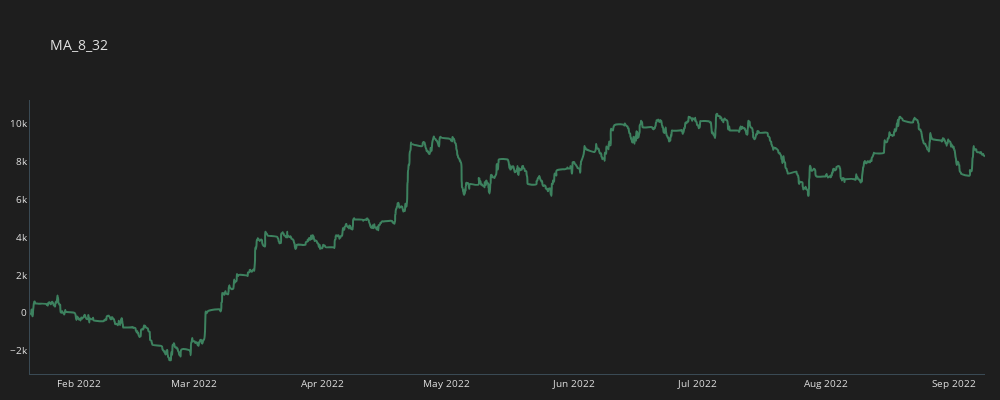
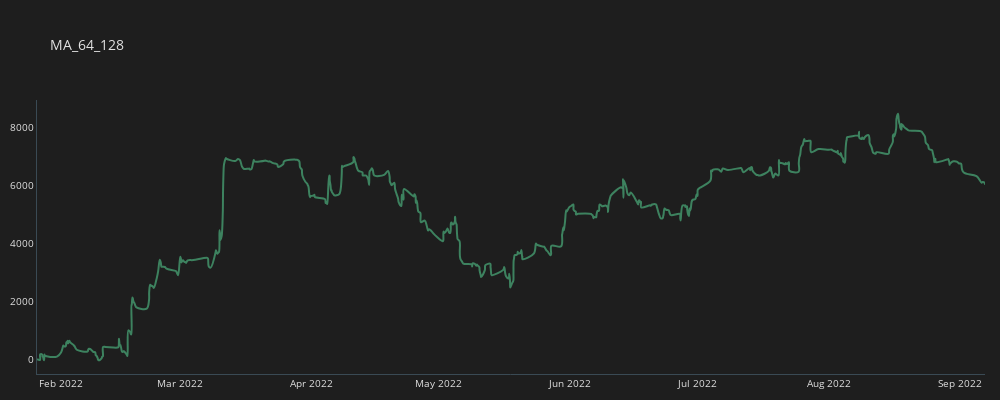
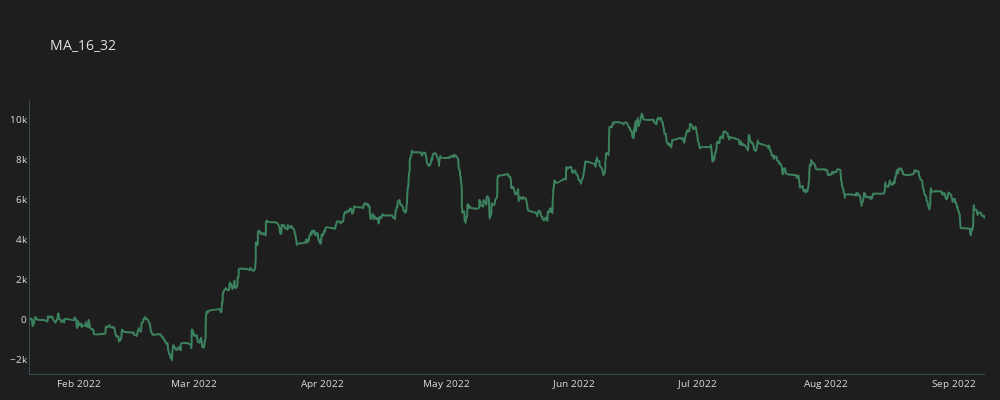

The code cell stored with these charts, in order, in its notebook:
### Code cell
for c in crosses:   
    temp_df = all_trades[(all_trades.CROSS==c)].copy()    
    temp_df = temp_df.groupby(by="time", as_index=False).sum()
    temp_df['CUM_GAIN'] = temp_df.GAIN.cumsum()
    plot_line(temp_df, c)

### Figure 1 — Plotly figure (JSON) as saved in the notebook; plotly's stock layout.template omitted (floating-point values rounded to 4 significant figures; data arrays with more than 128 entries replaced by an {"elided": "..."} marker saying what was removed)
{"data": [{"line": {"color": "#3d825f", "shape": "spline", "width": 2}, "mode": "lines", "name": "MA_8_32", "type": "scatter", "x": {"elided": "2037 str values"}, "y": {"elided": "2037 float values"}}], "layout": {"font": {"color": "#e1e1e1", "size": 10}, "height": 400, "margin": {"b": 10, "l": 15, "r": 15}, "paper_bgcolor": "#1e1e1e", "plot_bgcolor": "#1e1e1e", "title": {"text": "MA_8_32"}, "width": 1000, "xaxis": {"linecolor": "#3a4a54", "linewidth": 1, "showgrid": false, "zeroline": false}, "yaxis": {"linecolor": "#3a4a54", "linewidth": 1, "showgrid": false, "zeroline": false}}}

### Figure 2 — Plotly figure (JSON) as saved in the notebook; plotly's stock layout.template omitted (floating-point values rounded to 4 significant figures; data arrays with more than 128 entries replaced by an {"elided": "..."} marker saying what was removed)
{"data": [{"line": {"color": "#3d825f", "shape": "spline", "width": 2}, "mode": "lines", "name": "MA_64_128", "type": "scatter", "x": {"elided": "583 str values"}, "y": {"elided": "583 float values"}}], "layout": {"font": {"color": "#e1e1e1", "size": 10}, "height": 400, "margin": {"b": 10, "l": 15, "r": 15}, "paper_bgcolor": "#1e1e1e", "plot_bgcolor": "#1e1e1e", "title": {"text": "MA_64_128"}, "width": 1000, "xaxis": {"linecolor": "#3a4a54", "linewidth": 1, "showgrid": false, "zeroline": false}, "yaxis": {"linecolor": "#3a4a54", "linewidth": 1, "showgrid": false, "zeroline": false}}}

### Figure 3 — Plotly figure (JSON) as saved in the notebook; plotly's stock layout.template omitted (floating-point values rounded to 4 significant figures; data arrays with more than 128 entries replaced by an {"elided": "..."} marker saying what was removed)
{"data": [{"line": {"color": "#3d825f", "shape": "spline", "width": 2}, "mode": "lines", "name": "MA_16_32", "type": "scatter", "x": {"elided": "1930 str values"}, "y": {"elided": "1930 float values"}}], "layout": {"font": {"color": "#e1e1e1", "size": 10}, "height": 400, "margin": {"b": 10, "l": 15, "r": 15}, "paper_bgcolor": "#1e1e1e", "plot_bgcolor": "#1e1e1e", "title": {"text": "MA_16_32"}, "width": 1000, "xaxis": {"linecolor": "#3a4a54", "linewidth": 1, "showgrid": false, "zeroline": false}, "yaxis": {"linecolor": "#3a4a54", "linewidth": 1, "showgrid": false, "zeroline": false}}}
